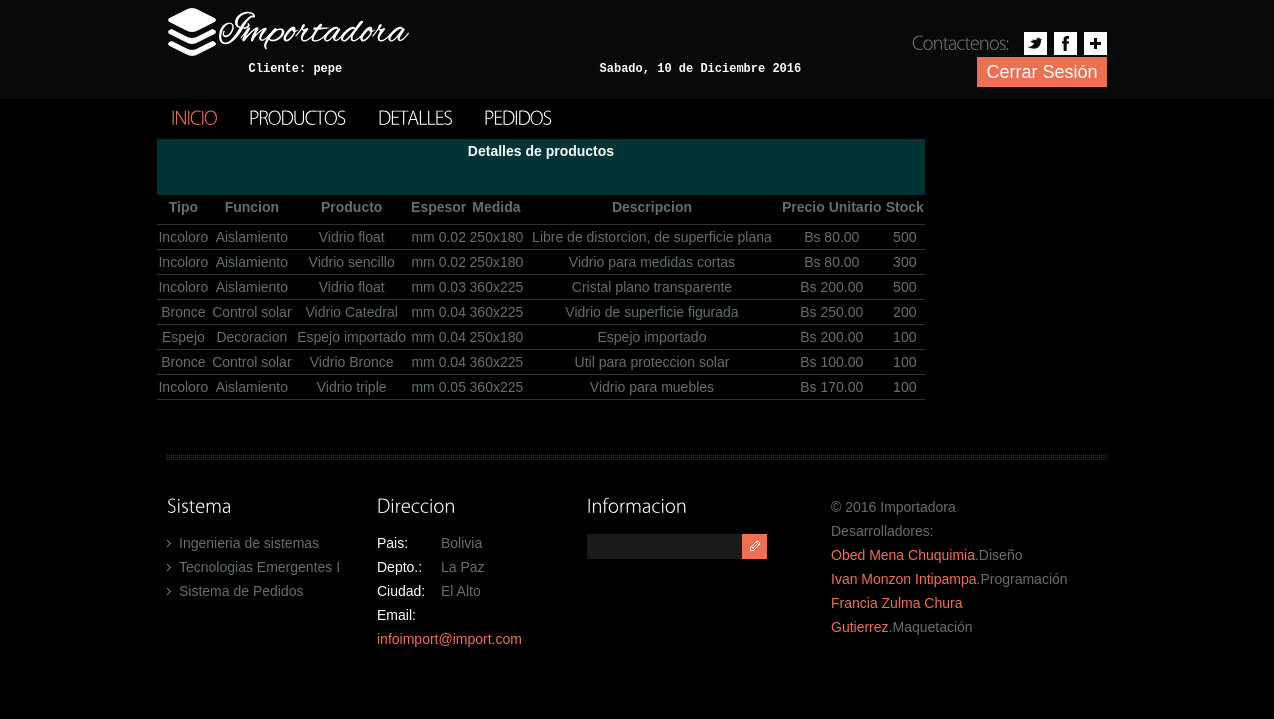
The page /detalles1.php (signed in) on the database its author committed.
### tables this page shows
CREATE TABLE IF NOT EXISTS `productos` (
`idproducto` int(10) NOT NULL,
  `fechaingreso` varchar(100) NOT NULL,
  `idproveedor` int(10) NOT NULL,
  `idtipo` int(10) NOT NULL,
  `idfuncion` int(10) NOT NULL,
  `producto` varchar(100) NOT NULL,
  `idespesor` int(10) NOT NULL,
  `idmedida` int(10) NOT NULL,
  `descripcion` varchar(100) NOT NULL,
  `cantidaingreso` int(10) NOT NULL,
  `costounitario` decimal(10,2) NOT NULL,
  `preciounitario` decimal(10,2) NOT NULL,
  `totalprecio` decimal(10,2) NOT NULL,
  `totalcosto` decimal(10,2) NOT NULL,
  `diferencia` decimal(10,2) NOT NULL,
  `observacion` varchar(100) NOT NULL,
  `stock` varchar(100) NOT NULL
);

CREATE TABLE IF NOT EXISTS `tipos` (
`idtipo` int(10) NOT NULL,
  `tipo` varchar(100) NOT NULL
);

CREATE TABLE IF NOT EXISTS `funciones` (
`idfuncion` int(10) NOT NULL,
  `funcion` varchar(100) NOT NULL
);

CREATE TABLE IF NOT EXISTS `espesores` (
`idespesor` int(10) NOT NULL,
  `grosor` decimal(10,2) NOT NULL,
  `nombregrosor` varchar(100) NOT NULL
);

CREATE TABLE IF NOT EXISTS `medidas` (
`idmedida` int(10) NOT NULL,
  `medida` varchar(50) NOT NULL,
  `clase` varchar(100) NOT NULL
);

### detalles1.php (the view, shortened to what this page needs)
<!DOCTYPE html>
<html lang="es">
    <head>
        <link rel="stylesheet" type="text/css" media="screen" href="css/reset.css">
        <link rel="stylesheet" type="text/css" media="screen" href="css/grid_12.css">
        <link rel="stylesheet" type="text/css" media="screen" href="css/style.css">
    </head>
    <body>
        <header>
            <div class="main">
                <h1><a href="index1.php"><img src="images/logo.png" alt=""></a></h1>
                <div class="social-icons">
                    <span>Contactenos:</span>
                    <a href="#" class="icon-3"></a>
                    <a href="#" class="icon-2"></a>
                    <a href="#" class="icon-1"></a>
                </div>
                <table cellspacing="1" width="100%" border="0" cellpadding="20px">
                    <tr>
                    <table border="0" cellspacing="10px" width="100%" cellpadding="5px" style="size: 12px; font-family: 'Courier New', Courier, monospace; color: #FFF; font-size: 12px;">
                        <tr>
                            <th scope="col">Cliente: <?php echo $_SESSION['cliente']; ?> </th>
                            <th scope="col">
                                <?php
                                include_once("date1.php");
                                ?>
                            </th>
                            <th scope="col" width="20px"><a href="salir.php">
                                    <input type="button" value="Cerrar Sesión" align="middle" style="background:#ef6f53; min-height:30px;  cursor:pointer; display:inline-block;  width:130px; font-size:18px;  color:#fff;">
                                    </th>
                                    </tr>
                                    </table>
                                    </tr>
                                    </table>
                                    </div>
                                    </header>
                                    <nav>
                                        <ul class="menu">
                                            <li class="current"><a href="index1.php">Inicio</a></li>
                                            <li><a href="productos1.php">Productos</a></li>
                                            <li><a href="detalles1.php">Detalles</a></li>
                                            <li><a href="pedidos.php">Pedidos</a></li>
                                        </ul>
                                    </nav>
                                    <section id="content">
                                        <table border="1" cellpadding="0" cellspacing="0" width="80%">
                                            <tr>
                                                <th colspan="8" align="center" height="55px" style="border-bottom:1px solid #033; background: #033; color:#FFF;">Detalles de productos</th>
                                            </tr>
                                            <tr height="30px">
                                                <th style="border-bottom:1px solid #333;">Tipo</th>
                                                <th style="border-bottom:1px solid #333;">Funcion</th>
                                                <th style="border-bottom:1px solid #333;">Producto</th>
                                                <th style="border-bottom:1px solid #333;">Espesor</th>
                                                <th style="border-bottom:1px solid #333;">Medida</th>
                                                <th style="border-bottom:1px solid #333;">Descripcion</th>
                                                <th style="border-bottom:1px solid #333;">Precio Unitario</th>
                                                <th style="border-bottom:1px solid #333;">Stock</th>
                                            </tr>
                                            <?php
                                            require('config.php');
                                            $query = "SELECT tipo, funcion, producto, grosor, medida,descripcion,preciounitario, stock
                FROM productos p, tipos t, funciones f, espesores e, medidas m
                where p.idtipo=t.idtipo AND p.idfuncion=f.idfuncion AND p.idespesor=e.idespesor AND p.idmedida=m.idmedida";
                                            $result = mysqli_query($db_link, $query);
                                            while ($row = mysqli_fetch_array($result)) {
                                                ?>
                                                <tr align="center" style="height:25px">
                                                    <td style="border-bottom:1px solid #333;"> <?php echo $row['tipo']; ?> </td>
                                                    <td style="border-bottom:1px solid #333;"> <?php echo $row['funcion']; ?> </td>
                                                    <td style="border-bottom:1px solid #333;"> <?php echo $row['producto']; ?> </td>
                                                    <td style="border-bottom:1px solid #333;">mm <?php echo $row['grosor']; ?> </td>
                                                    <td style="border-bottom:1px solid #333;"> <?php echo $row['medida']; ?> </td>
                                                    <td style="border-bottom:1px solid #333;"> <?php echo $row['descripcion']; ?> </td>
                                                    <td style="border-bottom:1px solid #333;">Bs <?php echo $row['preciounitario']; ?> </td>
                                                    <td style="border-bottom:1px solid #333;"> <?php echo $row['stock']; ?> </td>
                                                </tr>
                                            <?php }
                                            ?>
                                        </table>
                                    </section>
                                    <footer>
                                        <div class="footer-col-1">
                                            <h3>Sistema</h3>
                                            <ul class="list-1">
                                                <li><a href="#">Ingenieria de sistemas</a></li>
                                                <li><a href="#">Tecnologias Emergentes I</a></li>
                                                <li><a href="#">Sistema de Pedidos</a></li>
                                            </ul>
                                        </div>
                                        <div class="footer-col-2">
                                            <h3>Direccion</h3>
                                            <dl class="adrss">
                                                <dd><span>Pais:</span>Bolivia</dd>
                                                <dd><span>Depto.:</span>La Paz</dd>
                                                <dd><span>Ciudad:</span>El Alto</dd>
                                                <dd><span>Email:</span><a href="#" class="link">infoimport@import.com</a></dd>
                                            </dl>
                                        </div>
                                        <div class="footer-col-3">
                                            <h3>Informacion</h3>
                                            <form id="form-search" method="post">
                                                <input type="text" value="" onBlur="if (this.value == '')
                                                            this.value = ''" onFocus="if (this.value == '')
                                                                        this.value = ''"  /><a href="#" onClick="document.getElementById('form-search').submit()"></a>
                                            </form>
                                        </div>
                                        <div class="footer-col-4">
                                            <p>© 2016 Importadora<br>
                                            <p>Desarrolladores: <br>
                                                <a rel="nofollow" href="http://www.obed.com/" target="_blank" class="link">Obed Mena Chuquimia</a>.Diseño</p>
                                            <a rel="nofollow" href="http://www.ivan.com/" target="_blank" class="link">Ivan Monzon Intipampa</a>.Programación</p>
                                            <a rel="nofollow" href="http://www.francia.com/" target="_blank" class="link">Francia Zulma Chura Gutierrez</a>.Maquetación</p>
                                        </div>
                                    </footer>
                                    </body>
                                    </html>

### css/style.css (style rules this page uses)
html, body { width:100%; padding:0; margin:0; }
body { font: 14px/24px Tahoma, Geneva, sans-serif; color:#636f6f; min-width:1264px; background: #000; }
.main { width:940px; margin:0 auto; }
a { text-decoration:none; cursor:pointer;text-decoration:none; }
.link { color:#ef6f53; text-decoration:none; }
h3 { font-size:18px; line-height:24px; color:#fff; font-weight:normal; }
ul { margin:0; padding:0;list-style-image:none; }
ul.list-1 li { padding:0px 0 0px 12px; line-height:24px; background:url(../images/marker-1.gif) 0 9px no-repeat; }
ul.list-1 li a { font-size:14px; color:#636f6f; line-height:24px; }
header { width:100%; margin:0 auto; z-index:101; background:url(../images/header.gif) 0 0 repeat; padding:7px 0 12px 0; }
h1 { display:inline-block; z-index:100; float:left; }
.social-icons { overflow:hidden; float:right; padding:25px 0px 0px 0; }
.social-icons span { display:block; font-size:18px; line-height:24px; color:#636f6f; letter-spacing:-1px; margin:-3px 15px 0 0;text-align:right; float:left; }
.social-icons a { display:inline-block; width:23px; height:23px; float:right; }
.icon-1 { background:url(../images/icon-1.png) 0 0 no-repeat; }
.icon-2 { background:url(../images/icon-2.png) 0 0 no-repeat; margin-left:7px; }
.icon-3 { background:url(../images/icon-3.png) 0 0 no-repeat; margin-left:7px; }
nav { width:940px; margin:0 auto; z-index:100; padding:5px 0px 11px 0px; }
ul.menu { display:inline-block; }
ul.menu li { float:left; line-height:24px; margin:0px 28px 0px 4px; }
ul.menu li a { font-size:18px; line-height:24px; color:#fff; text-transform:uppercase; display:inline-block; letter-spacing:-1px; }
ul.menu li a:hover , ul.menu li.current a { color:#ef6f53; }
#content { width:960px; margin:0 auto; padding:0px 0px 55px 0; position:relative; }
footer { width:940px; margin:0 auto; position:relative; overflow:hidden; padding:37px 0 40px 0; background:url(../images/line.png) 0 0 repeat-x; }
footer h3 { padding-bottom:15px; }
.footer-col-1 { float:left; width:190px; padding:0 20px 0 0px; }
#form-search { margin:3px 0 0 0px; overflow:hidden; width:180px; background:#1a1a1a; }
#form-search input { width:140px; height:20px; font-family:Tahoma, Geneva, sans-serif; font-size:14px; color:#fff; border:none; background:transparent; vertical-align:top; padding:2px 5px 3px 10px; display: inline-block; float:left; }
#form-search a { float:right; background:url(../images/search.gif) 0 0 no-repeat #ef6f53; width:25px; height:25px; }
.footer-col-2 { float:left; width:190px; padding:0 20px 0 0px; }
.footer-col-3 { float:left; width:180px; padding:0 64px 0 0px; }
dl.adrss { margin:0px 0 0px 0; }
dl.adrss dd span { width:52px; text-align:left; display:block; float:left; margin-right:12px; color:#fff; }
.footer-col-4 { float:left; width:276px; padding:3px 0px 0 0px; }

### rows shown on the page
productos: idtipo.tipo "Incoloro", idfuncion.funcion "Aislamiento", producto "Vidrio float", idespesor.grosor "0.02", idmedida.medida "250x180", descripcion "Libre de distorcion, de superficie plana", preciounitario "80.00", stock "500"
productos: idtipo.tipo "Incoloro", idfuncion.funcion "Aislamiento", producto "Vidrio sencillo", idespesor.grosor "0.02", idmedida.medida "250x180", descripcion "Vidrio para medidas cortas", preciounitario "80.00", stock "300"
productos: idtipo.tipo "Incoloro", idfuncion.funcion "Aislamiento", producto "Vidrio float", idespesor.grosor "0.03", idmedida.medida "360x225", descripcion "Cristal plano transparente", preciounitario "200.00", stock "500"
productos: idtipo.tipo "Bronce", idfuncion.funcion "Control solar", producto "Vidrio Catedral", idespesor.grosor "0.04", idmedida.medida "360x225", descripcion "Vidrio de superficie figurada", preciounitario "250.00", stock "200"
productos: idtipo.tipo "Espejo", idfuncion.funcion "Decoracion", producto "Espejo importado", idespesor.grosor "0.04", idmedida.medida "250x180", descripcion "Espejo importado", preciounitario "200.00", stock "100"
productos: idtipo.tipo "Bronce", idfuncion.funcion "Control solar", producto "Vidrio Bronce", idespesor.grosor "0.04", idmedida.medida "360x225", descripcion "Util para proteccion solar", preciounitario "100.00", stock "100"
productos: idtipo.tipo "Incoloro", idfuncion.funcion "Aislamiento", producto "Vidrio triple", idespesor.grosor "0.05", idmedida.medida "360x225", descripcion "Vidrio para muebles", preciounitario "170.00", stock "100"

### other values the page prints
$_SESSION['cliente'] "pepe"
$dia "Sabado"
$mes "Diciembre"
